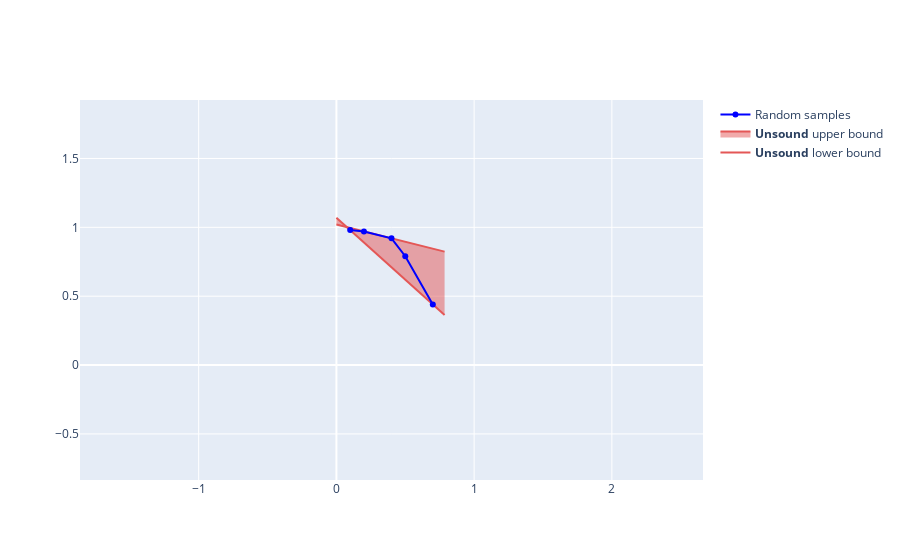

The code cell stored with this chart in its notebook:
### Markdown cell above
## Figure

### Code cell
rotation_linspace = np.linspace(0, np.pi/4, 100)

fig = go.Figure(data=go.Scatter(x=rotation_linspace, y=rotation_linspace*results[0]+results[1],
                                 name='<b>Unsound</b> lower bound', line=dict(color='#E45756')))
fig.add_trace(go.Scatter(x=rotation_linspace, y=rotation_linspace*results_upper[0]+results_upper[1],
                          name='<b>Unsound</b> upper bound', line=dict(color='#E45756'), fill='tonexty'))


fig.add_trace(go.Scatter(
    x=rotation_value,
    y=pixel_value,
    name = 'Random samples', # Style name/legend entry with html tags
    connectgaps=True,
    line=dict(color="blue")
))
# Adjust the axes to have the same scale
fig.update_xaxes(
    range=[0, 0.8]
)

# Set the Y-axis range
fig.update_yaxes(
    scaleanchor="x",
    scaleratio=1,
    range=[0,1.09]
)


fig.show()
